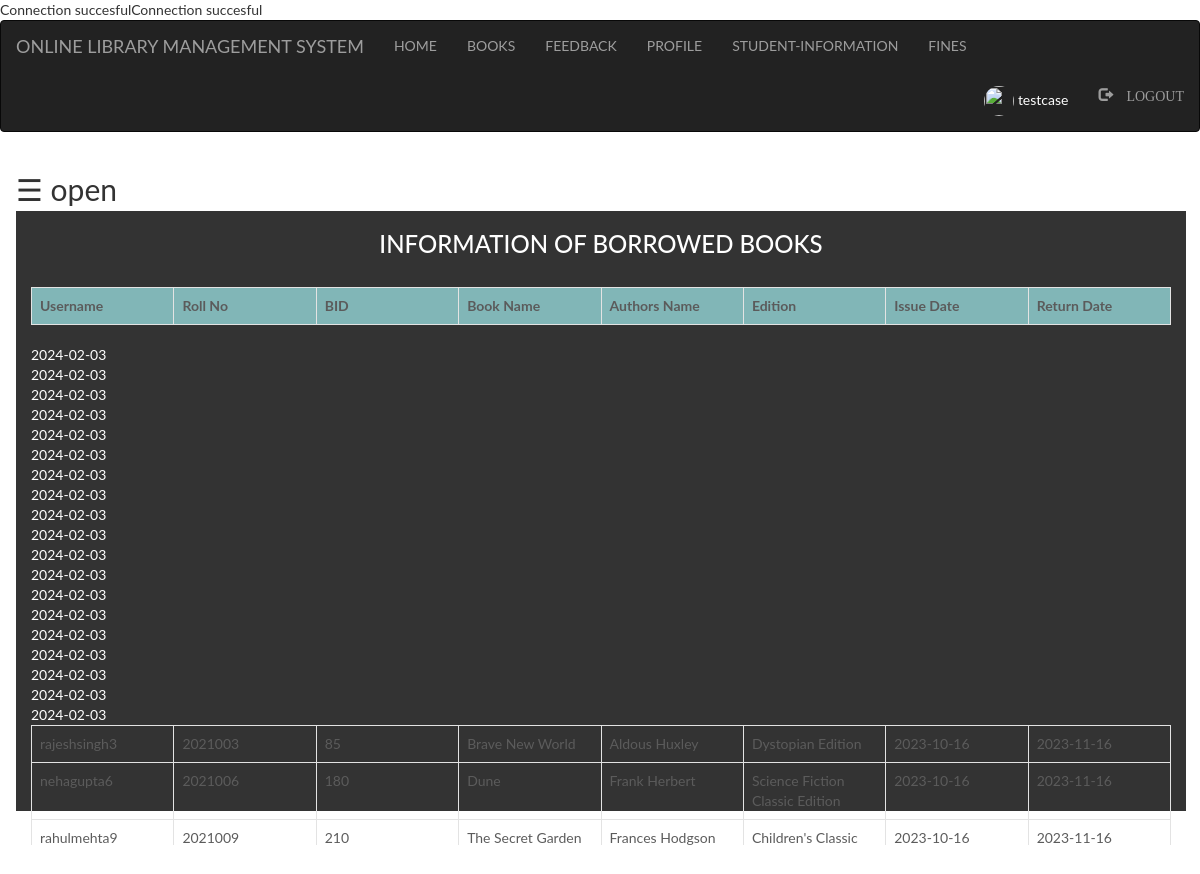
/admin/issue_info.php (signed in), run on the app's committed database.
### tables this page shows
CREATE TABLE `student` (
  `id` int(100) NOT NULL,
  `first` varchar(100) NOT NULL,
  `last` varchar(100) NOT NULL,
  `username` varchar(100) NOT NULL,
  `password` varchar(100) NOT NULL,
  `rollno` int(100) NOT NULL,
  `email` varchar(100) NOT NULL,
  `phoneno` int(250) NOT NULL,
  `semester` int(100) NOT NULL,
  `pic` int(250) NOT NULL
);

CREATE TABLE `books` (
  `bid` int(100) NOT NULL,
  `name` varchar(100) NOT NULL,
  `authors` varchar(100) NOT NULL,
  `edition` varchar(100) NOT NULL,
  `status` varchar(100) NOT NULL,
  `quantity` int(100) NOT NULL,
  `department` varchar(100) NOT NULL
);

CREATE TABLE `issue_info` (
  `bid` int(100) NOT NULL,
  `username` varchar(100) NOT NULL,
  `approve` varchar(100) NOT NULL,
  `issue` date NOT NULL,
  `return` date NOT NULL
);

### admin/issue_info.php (the view, shortened to what this page needs)
<?php
  include "connection.php";
  include "navbar.php";
?>
<!DOCTYPE html>
<html>
<head>
</head>
<body>
<div id="main">
  <span style="font-size:30px;cursor:pointer" onclick="openNav()">&#9776; open</span>
  <div class="container">
    <h3 style="text-align: center;">INFORMATION OF BORROWED BOOKS</h3><br>
    <?php
      if(isset($_SESSION['login_user']))
      {
        $sql="SELECT student.username,rollno,books.bid,name,authors,edition,issue,issue_info.return FROM student inner join issue_info ON student.username=issue_info.username inner join books ON issue_info.bid=books.bid WHERE issue_info.approve ='Yes' ORDER BY `issue_info`.`return` ASC";
        $res=mysqli_query($db,$sql);
        echo "<table class='table table-bordered' style='width:100%;' >";
        echo "<tr style='background-color: #6db6b9e6;'>";
        echo "<th>"; echo "Username";  echo "</th>";
        echo "<th>"; echo "Roll No";  echo "</th>";
        echo "<th>"; echo "BID";  echo "</th>";
        echo "<th>"; echo "Book Name";  echo "</th>";
        echo "<th>"; echo "Authors Name";  echo "</th>";
        echo "<th>"; echo "Edition";  echo "</th>";
        echo "<th>"; echo "Issue Date";  echo "</th>";
        echo "<th>"; echo "Return Date";  echo "</th>";
      echo "</tr>";
      echo "</table>";
       echo "<div class='scroll'>";
        echo "<table class='table table-bordered' >";
      while($row=mysqli_fetch_assoc($res))
      {
        echo "<tr>";
          echo "<td>"; echo $row['username']; echo "</td>";
          echo "<td>"; echo $row['rollno']; echo "</td>";
          echo "<td>"; echo $row['bid']; echo "</td>";
          echo "<td>"; echo $row['name']; echo "</td>";
          echo "<td>"; echo $row['authors']; echo "</td>";
          echo "<td>"; echo $row['edition']; echo "</td>";
          echo "<td>"; echo $row['issue']; echo "</td>";
          echo "<td>"; echo $row['return']; echo "</td>";
        echo "</tr>";
      }
    echo "</table>";
        echo "</div>";
      }
      else
      {
        ?>
          <h3 style="text-align: center;">Login to see information of Borrowed Books</h3>
        <?php
      }
    ?>
  </div>
</div>
</body>
</html>

### admin/connection.php (shortened to what this page needs)
<?php
 	echo "Connection succesful"
?>

### admin/navbar.php (shortened to what this page needs)
<?php
  include "connection.php";
?>
<!DOCTYPE html>
<html>
<head>
	  <link rel="stylesheet" type="text/css" href="style.css">
  	<link rel="stylesheet" href="bootstrap/css/bootstrap.min.css">
</head>
<body>
	    <nav class="navbar navbar-inverse">
      <div class="container-fluid">
          <div class="navbar-header">
            <a class="navbar-brand active">ONLINE LIBRARY MANAGEMENT SYSTEM</a>
          </div>
          <ul class="nav navbar-nav">
            <li><a href="index.php">HOME</a></li>
            <li><a href="books.php">BOOKS</a></li>
            <li><a href="feedback.php">FEEDBACK</a></li>
          </ul>
          <?php
            if(isset($_SESSION['login_user']))
            {?>
                <ul class="nav navbar-nav">
                  <li><a href="profile.php">PROFILE</a></li>
                  <li><a href="student.php">
                    STUDENT-INFORMATION
                  </a></li>
                  <li><a href="fine.php">FINES</a></li>
                </ul>
                <ul class="nav navbar-nav navbar-right">
                  <li><a href="profile.php">
                    <div style="color: white">
                      <?php
                        echo "<img class='img-circle profile_img' height=30 width=30 src='images/".$_SESSION['pic']."'>";
                        echo " ".$_SESSION['login_user'];
                      ?>
                    </div>
                  </a></li>
                  <li><a href="logout.php"><span class="glyphicon glyphicon-log-out"> LOGOUT</span></a></li>
                </ul>
                <?php
            }
          ?>
      </div>
    </nav>
</body>
</html>

### admin/style.css (style rules this page uses)
html, body, div, span, object, iframe, h1, h2, h3, h4, h5, h6, p, blockquote, pre, abbr, address, cite, code, del, dfn, em, img, ins, kbd, q, samp, small, strong, sub, sup, var, b, i, dl, dt, dd, ol, ul, li, fieldset, form, label, legend, table, caption, tbody, tfoot, thead, tr, th, td, article, aside, canvas, details, figcaption, figure, footer, header, hgroup, menu, nav, section, summary, time, mark, audio, video { margin:0; padding:0; border:0; outline:0; font-size:100%; vertical-align:baseline; background:transparent; }
body { line-height:1; }
article,aside,details,figcaption,figure, footer,header,hgroup,menu,nav,section { display:block; }
nav ul { list-style:none; }
a { margin:0; padding:0; font-size:100%; vertical-align:baseline; background:transparent; }
table { border-collapse:collapse; border-spacing:0; }
li a { color: white; text-decoration: none; }

### admin/issue_info.php (style rules this page uses)
body { background-image: url("images/aa.jpg"); background-repeat: no-repeat; font-family: "Lato", sans-serif; transition: background-color .5s; }
#main { transition: margin-left .5s; padding: 16px; }
.img-circle { margin-left: 20px; }
.container { height: 600px; background-color: black; opacity: .8; color: white; }
.scroll { width: 100%; height: 500px; overflow: auto; }
th,td { width: 10%; }

### data on the page
student: username "rajeshsingh3", rollno "2021003", books.bid "85", books.name "Brave New World", books.authors "Aldous Huxley", books.edition "Dystopian Edition", issue_info.issue "2023-10-16", issue_info.return "2023-11-16"
student: username "nehagupta6", rollno "2021006", books.bid "180", books.name "Dune", books.authors "Frank Herbert", books.edition "Science Fiction Classic Edition", issue_info.issue "2023-10-16", issue_info.return "2023-11-16"
student: username "rahulmehta9", rollno "2021009", books.bid "210", books.name "The Secret Garden", books.authors "Frances Hodgson…", books.edition "Children's Classic…", issue_info.issue "2023-10-16", issue_info.return "2023-11-16"

### other printed values
$_SESSION['login_user'] "testcase"
